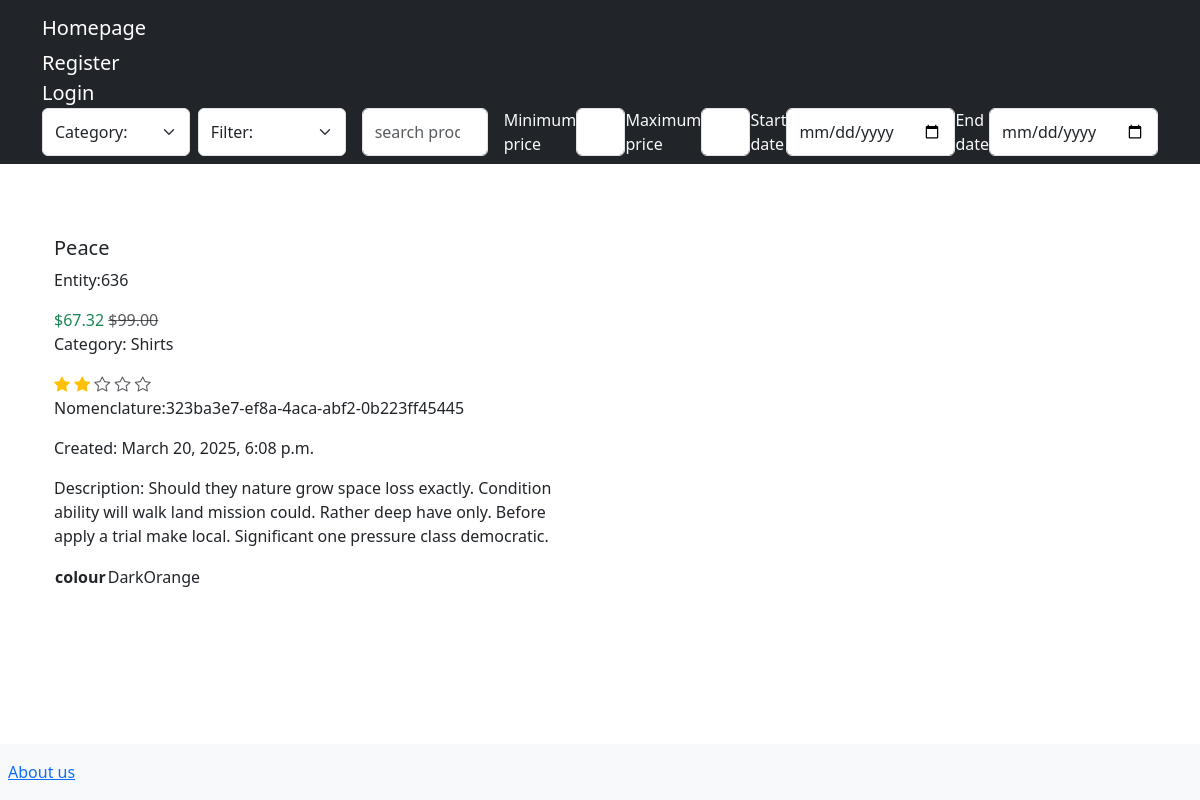
The app's page /shop/product/150/ with its own data.
### shop/models.py (models this page shows, shortened)
class Product(models.Model):
    name = models.CharField(max_length=100)
    description = models.TextField(null=True, blank=True)
    entity = models.PositiveIntegerField(default=0)
    price = models.DecimalField(max_digits=7, decimal_places=2)
    available = models.BooleanField(default=True)
    category = models.ForeignKey(
        Category, on_delete=models.CASCADE, related_name="products"
    )
    nomenclature = models.CharField(unique=True, max_length=50)
    image_path = models.CharField(max_length=200, null=True)
    created_at = models.DateTimeField(auto_now_add=True)
    updated_at = models.DateTimeField(auto_now=True)
    rating = models.FloatField(default=0.0)
    attributes = models.JSONField(default=dict)
    discount = models.IntegerField(default=0)
    class Meta:
        ordering = ["-created_at"]
        db_table = "products"
        unique_together = ["name", "description"]

class Category(models.Model):
    name = models.CharField(max_length=100, unique=True)
    description = models.TextField(null=True, blank=True)
    created_at = models.DateTimeField(auto_now_add=True)
    def __str__(self):
        return self.name
    class Meta:
        verbose_name_plural = "Categories"
        ordering = ["name"]
        db_table = "categories"

### shop/views.py (the view)
# urls.py: path("product/<int:product_id>/", product_details, name="product_details"),
def product_details(request, product_id):
    product = get_object_or_404(Product, id=product_id)
    return render(request, "product_detail.html", {"product": product})

### shop/templatetags/math_filters.py (called while the page is built)
@register.filter
def calculate_discount(value, arg):
    discount_value = value * arg / 100
    return value - discount_value

### shop/templates/product_detail.html (shortened to what this page needs)
{% extends 'base.html' %}
{% load math_filters %}
{% block content %}
    <div class="container my-3">
        <div class="row">
            <div class="col-md-6">
            </div>
        </div>
        <div class="row">
            <div class="col-md-6">
                <h5>
                    {{ product.name }}
                </h5>
                {% if product.available %}
                    <p>Entity:{{ product.entity }}</p>
                {% else %}
                    <p>Not avaliable</p>
                {% endif %}
                {% if product.discount %}
                    <span class="text-success">
                        ${{ product.price|calculate_discount:product.discount }}
                    </span>
                    <span class="text-muted text-decoration-line-through">
                        ${{ product.price }}
                    </span>
                {% else %}
                    <p class="text-success">
                        ${{ product.price }}
                    </p>
                {% endif %}
                <p>
                    Category: {{ product.category }}
                </p>
                {% for i in "12345" %}
                    {% if forloop.counter <= product.rating %}
                        <i class="bi bi-star-fill text-warning"></i>
                    {% else %}
                        <i class="bi bi-star text-muted"></i>
                    {% endif %}
                {% endfor %}
                <p>
                    Nomenclature:{{ product.nomenclature }}
                </p>
                <p>
                    Created: {{ product.created_at }}
                </p>
            </div>
        </div>
        <div class="row">
            <div class="col-md-6">
                {% if product.description %}
                <p>
                    Description: {{ product.description }}
                </p>
                {% endif %}
            </div>
        </div>
        <div class="row">
            <div class="col-md-6">
                <table>
                    {% for key, value in product.attributes.items %}
                        <tr>
                            <th>
                                {{ key }}
                            </th>
                            <td>
                                {{ value }}
                            </td>
                        </tr>
                    {% endfor %}
                </table>
            </div>
        </div>
    </div>
{% endblock %}

### shop/templates/base.html (shortened to what this page needs)
<!DOCTYPE html>
<html lang="en">
<head>
    <link rel="stylesheet" href="https://cdn.jsdelivr.net/npm/bootstrap@5.3.0/dist/css/bootstrap.min.css">
    <link rel="stylesheet" href="https://cdn.jsdelivr.net/npm/bootstrap-icons/font/bootstrap-icons.css">
</head>
<body class="d-flex flex-column vh-100">
    <header>
        <nav class="navbar navbar-dark bg-dark">
            <div class="container d-flex flex-column">
                <div class="navbar-nav w-100">
                    <a href="{% url 'shop:home' %}" class="navbar-brand">Homepage</a>
                </div>
                <div class="callapse navbar-collapse w-100">
                    <ul class="navbar-nav ms-auto">
                    {% if request.user.is_authenticated %}
                        <li class="nav-item">
                            <a class="nav-link" href="{% url 'accounts:profile' %}">
                                {{ request.user.username }}
                            </a>
                        </li>
                        <li class="nav-item">
                            <a class="nav-link" href="{% url 'accounts:logout' %}">
                                Log out
                            </a>
                        </li>
                    {% else %}
                    <li class="nav-item">
                        <a href="{% url 'accounts:register' %}" class="navbar-brand">
                            Register
                        </a>
                    </li>
                    <li class="nav-item">
                        <a href="{% url 'accounts:login' %}" class="navbar-brand">
                            Login
                        </a>
                    </li>
                    {% endif %}
                    </ul>
                </div>
                <div class="nav-item text-light">
                    <form action="{% url 'shop:home' %}" method="GET" class="d-flex mx-auto">
                        <select name="category" id="" class="form-select me-2" onchange="this.form.submit()">
                            <option value="">
                                Category:
                            </option>
                        </select>
                        <select name="filter" id="" class="form-select me-3" onchange="this.form.submit()">
                            <option value="" {% if not request.GET.filter  %}
                            selected
                            {% endif %}>
                                Filter:
                            </option>
                        </select>
                        <input type="search" name="search" class="form-control me-3" placeholder="search products" onchange="this.form.submit()" value="{{ request.GET.search|default:'' }}">
                        <label for="min_price">Minimum price</label>
                        <input type="number" name="min_price" class="w-25 form-control" min="0" onchange="this.form.submit()" value="{{ request.GET.min_price|default:'' }}">
                        <label for="max_price">Maximum price</label>
                        <input type="number" name="max_price" class="w-25 form-control" min="0" onchange="this.form.submit()" value="{{ request.GET.max_price|default:'' }}">
                        <label for="start_date">Start date</label>
                        <input type="date" name="start_date" class="w-25 form-control" onchange="this.form.submit()" value="{{ request.GET.start_date|default:'' }}">
                        <label for="end_date">End date</label>
                        <input type="date" name="end_date" class="w-25 form-control" onchange="this.form.submit()" value="{{ request.GET.end_date|default:'' }}">
                    </form>
                </div>
            </div>
        </nav>
    </header>
    <main class="container mt-3 flex-shrink-0">
        {% block content %}
        {% endblock %}
    </main>
    <footer class="footer mt-auto py-3 px-2 bg-light">
        <a href="{% url 'shop:about' %}">About us</a>
    </footer>
</body>
</html>

### records on screen
Product: name "Peace", entity "636", price|calculate_discount "67.32", price "99.00", category "Shirts", nomenclature "323ba3e7-ef8a-4aca-abf2-0b223ff45445", created_at "March 20, 2025, 6:08 p.m.", description "Should they nature grow space loss exactly. Condition ability will walk land mission could. Rather deep have only. Before apply a trial make local. Significant one pressure class democratic."

### other values on screen
{{ key }} "colour"
{{ value }} "DarkOrange"
